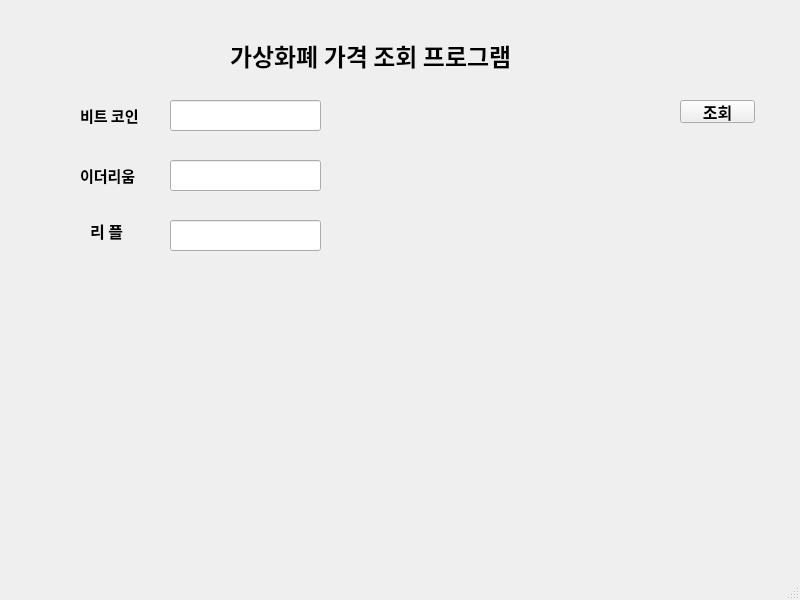
<?xml version="1.0" encoding="UTF-8"?>
<ui version="4.0">
 <class>MainWindow</class>
 <widget class="QMainWindow" name="MainWindow">
  <property name="geometry">
   <rect>
    <x>0</x>
    <y>0</y>
    <width>800</width>
    <height>600</height>
   </rect>
  </property>
  <property name="windowTitle">
   <string>MainWindow</string>
  </property>
  <widget class="QWidget" name="centralwidget">
   <widget class="QLabel" name="label">
    <property name="geometry">
     <rect>
      <x>230</x>
      <y>20</y>
      <width>361</width>
      <height>71</height>
     </rect>
    </property>
    <property name="font">
     <font>
      <family>Agency FB</family>
      <pointsize>18</pointsize>
      <weight>75</weight>
      <bold>true</bold>
     </font>
    </property>
    <property name="text">
     <string>가상화폐 가격 조회 프로그램</string>
    </property>
   </widget>
   <widget class="QPushButton" name="pushButton">
    <property name="geometry">
     <rect>
      <x>680</x>
      <y>100</y>
      <width>75</width>
      <height>23</height>
     </rect>
    </property>
    <property name="font">
     <font>
      <family>Agency FB</family>
      <pointsize>12</pointsize>
      <weight>75</weight>
      <bold>true</bold>
     </font>
    </property>
    <property name="text">
     <string>조회</string>
    </property>
   </widget>
   <widget class="QLabel" name="label_2">
    <property name="geometry">
     <rect>
      <x>80</x>
      <y>100</y>
      <width>91</width>
      <height>31</height>
     </rect>
    </property>
    <property name="font">
     <font>
      <family>Agency FB</family>
      <pointsize>11</pointsize>
      <weight>75</weight>
      <bold>true</bold>
     </font>
    </property>
    <property name="text">
     <string>비트 코인</string>
    </property>
   </widget>
   <widget class="QLineEdit" name="lineEdit_1">
    <property name="geometry">
     <rect>
      <x>170</x>
      <y>100</y>
      <width>151</width>
      <height>31</height>
     </rect>
    </property>
   </widget>
   <widget class="QLabel" name="label_3">
    <property name="geometry">
     <rect>
      <x>80</x>
      <y>160</y>
      <width>71</width>
      <height>31</height>
     </rect>
    </property>
    <property name="font">
     <font>
      <family>Agency FB</family>
      <pointsize>11</pointsize>
      <weight>75</weight>
      <bold>true</bold>
     </font>
    </property>
    <property name="text">
     <string>이더리움</string>
    </property>
   </widget>
   <widget class="QLabel" name="label_4">
    <property name="geometry">
     <rect>
      <x>90</x>
      <y>220</y>
      <width>56</width>
      <height>21</height>
     </rect>
    </property>
    <property name="font">
     <font>
      <family>Agency FB</family>
      <pointsize>12</pointsize>
      <weight>75</weight>
      <bold>true</bold>
     </font>
    </property>
    <property name="text">
     <string>리 플</string>
    </property>
   </widget>
   <widget class="QLineEdit" name="lineEdit_2">
    <property name="geometry">
     <rect>
      <x>170</x>
      <y>160</y>
      <width>151</width>
      <height>31</height>
     </rect>
    </property>
   </widget>
   <widget class="QLineEdit" name="lineEdit_3">
    <property name="geometry">
     <rect>
      <x>170</x>
      <y>220</y>
      <width>151</width>
      <height>31</height>
     </rect>
    </property>
   </widget>
  </widget>
  <widget class="QMenuBar" name="menubar">
   <property name="geometry">
    <rect>
     <x>0</x>
     <y>0</y>
     <width>800</width>
     <height>21</height>
    </rect>
   </property>
  </widget>
  <widget class="QStatusBar" name="statusbar"/>
 </widget>
 <resources/>
 <connections/>
</ui>
